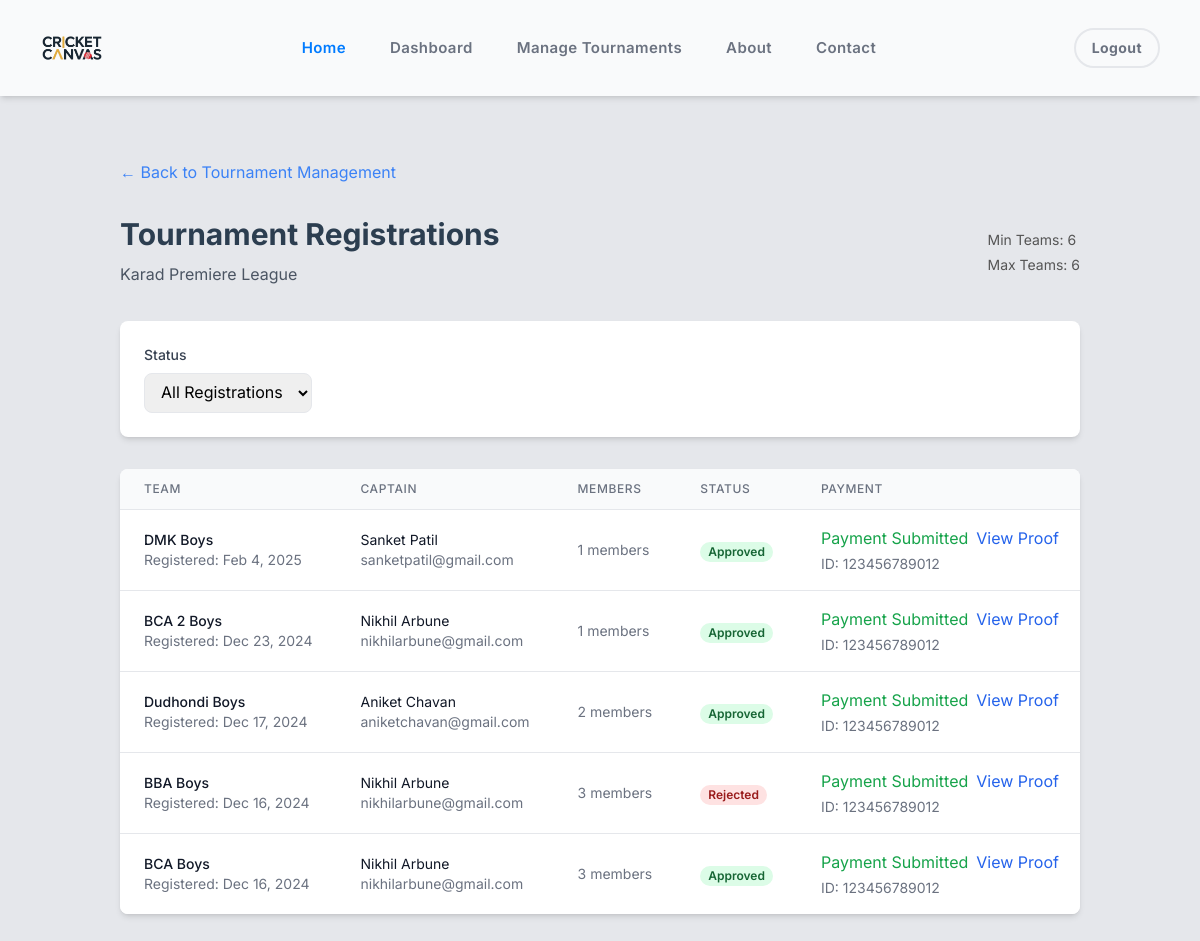
/tournaments/registrations.php?id=2 (signed in), run on the app's committed database.
### tables this page shows
CREATE TABLE `tournaments` (
  `tournament_id` int(11) NOT NULL,
  `tournament_name` varchar(100) NOT NULL,
  `organizer_id` int(11) NOT NULL,
  `start_date` date DEFAULT NULL,
  `end_date` date DEFAULT NULL,
  `max_teams` int(11) DEFAULT NULL,
  `format` enum('knockout','league','group_stage') NOT NULL,
  `status` enum('draft','open','registration_closed','ongoing','completed') DEFAULT 'draft',
  `description` text DEFAULT NULL,
  `registration_deadline` date NOT NULL,
  `min_teams` int(11) DEFAULT 4,
  `venue` varchar(100) DEFAULT NULL,
  `city` varchar(50) DEFAULT NULL,
  `entry_fee` decimal(10,2) DEFAULT 0.00,
  `prize_pool` decimal(10,2) DEFAULT 0.00,
  `rules` text DEFAULT NULL,
  `created_at` timestamp NOT NULL DEFAULT current_timestamp(),
  `payment_qr` varchar(255) DEFAULT NULL
);

CREATE TABLE `tournament_teams` (
  `tournament_id` int(11) NOT NULL,
  `team_id` int(11) NOT NULL,
  `registration_date` timestamp NOT NULL DEFAULT current_timestamp(),
  `status` enum('pending','approved','rejected') DEFAULT 'pending',
  `payment_status` enum('pending','completed') DEFAULT 'pending',
  `transaction_id` varchar(100) DEFAULT NULL,
  `payment_proof` varchar(255) DEFAULT NULL
);

CREATE TABLE `teams` (
  `team_id` int(11) NOT NULL,
  `team_name` varchar(100) NOT NULL,
  `captain_id` int(11) DEFAULT NULL,
  `created_at` timestamp NOT NULL DEFAULT current_timestamp(),
  `logo` varchar(255) DEFAULT NULL,
  `home_ground` varchar(100) DEFAULT NULL,
  `city` varchar(50) DEFAULT NULL,
  `established_date` date DEFAULT NULL,
  `description` text DEFAULT NULL,
  `contact_email` varchar(100) DEFAULT NULL,
  `contact_phone` varchar(20) DEFAULT NULL,
  `max_members` int(11) DEFAULT 15,
  `team_status` enum('active','inactive') DEFAULT 'active'
);

CREATE TABLE `users` (
  `user_id` int(11) NOT NULL,
  `username` varchar(50) NOT NULL,
  `email` varchar(100) NOT NULL,
  `password` varchar(255) NOT NULL,
  `role` enum('player','organizer','admin') NOT NULL,
  `is_active` tinyint(1) NOT NULL DEFAULT 1,
  `created_at` timestamp NOT NULL DEFAULT current_timestamp()
);

### tournaments/registrations.php (the view, shortened to what this page needs)
<?php
require_once '../config/database.php';
$tournament_id = $_GET['id'] ?? null;
$stmt = $pdo->prepare("
    SELECT * FROM tournaments
    WHERE tournament_id = ? AND organizer_id = ?
");
$stmt->execute([$tournament_id, $_SESSION['user_id']]);
$tournament = $stmt->fetch();
$status_filter = $_GET['status'] ?? 'all';
$query = "
    SELECT
        tt.*,
        t.team_name,
        t.captain_id,
        u.username as captain_name,
        u.email as captain_email,
        (SELECT COUNT(*) FROM team_members WHERE team_id = t.team_id AND status = 'approved') as member_count,
        tt.payment_status,
        tt.payment_proof,
        tt.transaction_id,
        tt.registration_date
    FROM tournament_teams tt
    JOIN teams t ON tt.team_id = t.team_id
    JOIN users u ON t.captain_id = u.user_id
    WHERE tt.tournament_id = ?
";
$query .= " ORDER BY tt.registration_date DESC";
$params = [$tournament_id];
$stmt = $pdo->prepare($query);
$stmt->execute($params);
$registrations = $stmt->fetchAll();
require_once '../includes/header.php';
?>
<div class="container mx-auto px-4 py-8">
    <div class="mb-8">
        <a href="<?php echo BASE_URL; ?>/tournaments/manage.php"
            class="text-blue-500 hover:text-blue-700">
            ← Back to Tournament Management
        </a>
    </div>
    <div class="flex justify-between items-center mb-8">
        <div>
            <h1 class="text-3xl font-bold">Tournament Registrations</h1>
            <p class="text-gray-600 mt-2">
                <?php echo htmlspecialchars($tournament['tournament_name']); ?>
            </p>
        </div>
        <div class="text-sm text-gray-600">
            <p>Min Teams: <?php echo $tournament['min_teams']; ?></p>
            <p>Max Teams: <?php echo $tournament['max_teams']; ?></p>
        </div>
    </div>
    <div class="bg-white rounded-lg shadow-md p-6 mb-8">
        <form method="GET" class="flex gap-4 items-end">
            <div>
                <label class="block text-sm font-medium text-gray-700 mb-2">Status</label>
                <select name="status" class="border rounded-lg px-3 py-2" onchange="this.form.submit()">
                    <option value="all" <?php echo $status_filter === 'all' ? 'selected' : ''; ?>>All Registrations</option>
                </select>
            </div>
        </form>
    </div>
    <div class="bg-white rounded-lg shadow-md overflow-hidden">
        <?php if (empty($registrations)): ?>
            <div class="p-6 text-center text-gray-500">
                No registrations found.
            </div>
        <?php else: ?>
            <table class="min-w-full divide-y divide-gray-200">
                <thead class="bg-gray-50">
                    <tr>
                        <th class="px-6 py-3 text-left text-xs font-medium text-gray-500 uppercase tracking-wider">Team</th>
                        <th class="px-6 py-3 text-left text-xs font-medium text-gray-500 uppercase tracking-wider">Captain</th>
                        <th class="px-6 py-3 text-left text-xs font-medium text-gray-500 uppercase tracking-wider">Members</th>
                        <th class="px-6 py-3 text-left text-xs font-medium text-gray-500 uppercase tracking-wider">Status</th>
                        <th class="px-6 py-3 text-left text-xs font-medium text-gray-500 uppercase tracking-wider">Payment</th>
                    </tr>
                </thead>
                <tbody class="bg-white divide-y divide-gray-200">
                    <?php foreach ($registrations as $reg): ?>
                        <tr>
                            <td class="px-6 py-4 whitespace-nowrap">
                                <div class="text-sm font-medium text-gray-900">
                                    <?php echo htmlspecialchars($reg['team_name']); ?>
                                </div>
                                <div class="text-sm text-gray-500">
                                    Registered: <?php echo date('M j, Y', strtotime($reg['registration_date'])); ?>
                                </div>
                            </td>
                            <td class="px-6 py-4 whitespace-nowrap">
                                <div class="text-sm text-gray-900">
                                    <?php echo htmlspecialchars($reg['captain_name']); ?>
                                </div>
                                <div class="text-sm text-gray-500">
                                    <?php echo htmlspecialchars($reg['captain_email']); ?>
                                </div>
                            </td>
                            <td class="px-6 py-4 whitespace-nowrap text-sm text-gray-500">
                                <?php echo $reg['member_count']; ?> members
                            </td>
                            <td class="px-6 py-4 whitespace-nowrap">
                                <span class="px-2 inline-flex text-xs leading-5 font-semibold rounded-full
                                    <?php echo getStatusColor($reg['status']); ?>">
                                    <?php echo ucfirst($reg['status']); ?>
                                </span>
                            </td>
                            <td class="px-6 py-4 whitespace-nowrap">
                                <?php if ($tournament['entry_fee'] > 0): ?>
                                    <?php if ($reg['payment_proof']): ?>
                                        <div class="flex items-center">
                                            <span class="text-green-600">Payment Submitted</span>
                                            <a href="<?php echo BASE_URL; ?>/uploads/payment_proofs/<?php echo $reg['payment_proof']; ?>"
                                               target="_blank"
                                               class="ml-2 text-blue-600 hover:text-blue-900">
                                                View Proof
                                            </a>
                                        </div>
                                        <?php if ($reg['transaction_id']): ?>
                                            <div class="text-sm text-gray-500 mt-1">
                                                ID: <?php echo htmlspecialchars($reg['transaction_id']); ?>
                                            </div>
                                        <?php endif; ?>
                                    <?php else: ?>
                                        <span class="text-yellow-600">Payment Pending</span>
                                    <?php endif; ?>
                                <?php else: ?>
                                    <span class="text-gray-500">Free Entry</span>
                                <?php endif; ?>
                            </td>
                        </tr>
                    <?php endforeach; ?>
                </tbody>
            </table>
        <?php endif; ?>
    </div>
</div>
<?php
function getStatusColor($status)
{
    switch ($status) {
        case 'approved':
            return 'bg-green-100 text-green-800';
        case 'rejected':
            return 'bg-red-100 text-red-800';
    }
}
?>

### assets/css/style.css (style rules this page uses)
* { margin: 0; box-sizing: border-box; font-family: "Inter", serif; }
body { font-family: "Inter", serif; }
body { background-color: #f8f9fa; }
h1 { color: #2c3e50; font-weight: bold; }
p { color: #555; line-height: 1.8; }

### data on the page
tournaments: tournament_name "Karad Premiere League", min_teams "6", max_teams "6"
tournament_teams: team.team_name "DMK Boys", registration_date "Feb 4, 2025", users.username "Sanket Patil", users.email "sanketpatil@gmail.com", member_count "1", status "Approved", transaction "123456789012"
tournament_teams: team.team_name "BCA 2 Boys", registration_date "Dec 23, 2024", users.username "Nikhil Arbune", users.email "nikhilarbune@gmail.com", member_count "1", status "Approved", transaction "123456789012"
tournament_teams: team.team_name "Dudhondi Boys", registration_date "Dec 17, 2024", users.username "Aniket Chavan", users.email "aniketchavan@gmail.com", member_count "2", status "Approved", transaction "123456789012"
tournament_teams: team.team_name "BBA Boys", registration_date "Dec 16, 2024", users.username "Nikhil Arbune", users.email "nikhilarbune@gmail.com", member_count "3", status "Rejected", transaction "123456789012"
tournament_teams: team.team_name "BCA Boys", registration_date "Dec 16, 2024", users.username "Nikhil Arbune", users.email "nikhilarbune@gmail.com", member_count "3", status "Approved", transaction "123456789012"
